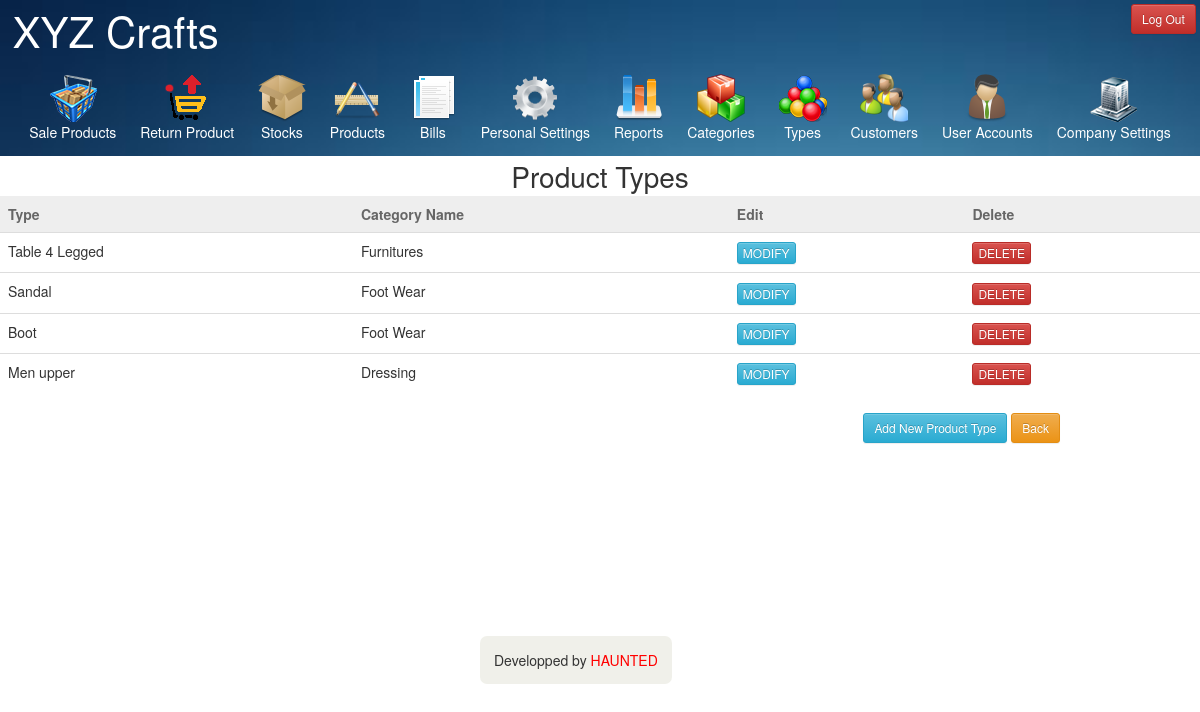
Page /types.php (signed in) on the committed database.
### tables this page shows
CREATE TABLE IF NOT EXISTS `company` (
  `company_id` int(11) NOT NULL AUTO_INCREMENT,
  `company_name` varchar(50) NOT NULL,
  `company_logo` varchar(100) DEFAULT NULL,
  PRIMARY KEY (`company_id`)
);

CREATE TABLE IF NOT EXISTS `types` (
  `type_id` int(11) NOT NULL AUTO_INCREMENT,
  `type_name` varchar(50) NOT NULL,
  `category_id` int(11) NOT NULL,
  PRIMARY KEY (`type_id`)
);

CREATE TABLE IF NOT EXISTS `categories` (
  `category_id` int(11) NOT NULL AUTO_INCREMENT,
  `category_name` varchar(50) NOT NULL,
  PRIMARY KEY (`category_id`)
);

### types.php (the view, shortened to what this page needs)
<?php
	require 'mask.php';
	$sql="SELECT * FROM types";
	$result=mysql_query($sql);
	if(mysql_num_rows($result)){
		echo "
		<div id='tableTitleDiv'>
		Product Types
		</div>
		";
		echo"
		<table class='table table-responsive sortable'>
			<thead>
				<tr>
					<td>Type</td>
					<td>Category Name</td>
					<td>Edit</td>
					<td>Delete</td>
				</tr>
			</thead>
			<tbody>
		";
		while($row=mysql_fetch_array($result)){
			$typeName=$row['type_name'];
			$categoryId=$row['category_id'];
			$id=$row['type_id'];
			$sql2="SELECT category_name FROM categories WHERE category_id='$categoryId'";
			$result2=mysql_query($sql2);
			$row2=mysql_fetch_array($result2);
			$categoryName=$row2['category_name'];
			echo "
				<tr>
					<td>$typeName</td>
					<td>$categoryName</td>
					<td><a class='btn btn-xs btn-info' href='#typeChangeForm' role='button' data-toggle='modal' onClick='setTypeId($id);'>MODIFY</a></td>
					<td><input type='button' value='DELETE' onclick='deleteType($id);' class='btn btn-danger btn-xs'></td>
				</tr>
			";
		}
		echo"
			</tbody>
		</table>
		";
	}
?>
<!DOCTYPE html>
<html>
<head>
</head>
<body>
	<div id="tableButtons">
		<form action="<?php echo htmlspecialchars($_SERVER["PHP_SELF"]);?>" method="post">
			<a class="btn btn-sm btn-info" href="#typeForm" role="button" data-toggle="modal" id="createNewTypeButton">Add New Product Type</a>
			<a href="javascript:history.back()" class="btn btn-warning btn-sm">Back</a>
		</form>
	</div>
</body>
</html>

### mask.php (shortened to what this page needs)
<?php
  function showTitle(){
    $sql="SELECT company_name FROM company";
    $result=mysql_query($sql);
    $row=mysql_fetch_array($result);
    $companyName=$row['company_name'];
    echo $companyName;
  }
  function showLogOutButton(){
    if(isset($_SESSION['id'])){
      echo '<input type="button" class="btn btn-sm btn-danger" role="button" id="signOutButton" value="Log Out" onClick="logOut();" /></p>';
    }
  }
?>
<!DOCTYPE html>
<html>
<head>
  <link rel="stylesheet" type="text/css" href="apiFiles/bootstrap.css">
  <link rel="stylesheet" type="text/css" href="apiFiles/bootstrap-theme.css">
  <link rel="stylesheet" type="text/css" href="css/pageStyle.css">
</head>
<body>
  <div id="header">
    <a href="panel.php" id="titleText"><?php showTitle(); ?></a>
    <div id="logOutDiv"><?php showLogOutButton(); ?></div>
  <div id="ribonBar">
  <div id="ribons">
    <a href="sale.php">
      <img src="images/sale.png">
      <div>Sale Products</div>
    </a>
    <a href="returnProduct.php">
      <img src="images/returnProduct.png">
      <div>Return Product</div>
    </a>
    <a href="stocks.php">
      <img src="images/stocks.png">
      <div>Stocks</div>
    </a>
    <a href="products.php">
      <img src="images/products.png">
      <div>Products</div>
    </a>
    <a href="bill.php">
      <img src="images/bills.png">
      <div>Bills</div>
    </a>
    <a href="accountSettings.php">
      <img src="images/accountSettings.png">
      <div>Personal Settings</div>
    </a>
    <?php
      if(isset($_SESSION['id'])){
        $id=$_SESSION['id'];
        $sql="SELECT is_admin FROM accounts WHERE account_id='$id'";
        $result=mysql_query($sql);
        $row=mysql_fetch_array($result);
        if($row['is_admin']==='1'){
          echo'
    <a href="reports.php">
      <img src="images/reports.png">
      <div>Reports</div>
    </a>
    <a href="categories.php" id="categories">
      <img src="images/categories.png">
      <div>Categories</div>
    </a>
    <a href="types.php">
      <img src="images/types.png">
      <div>Types</div>
    </a>
    <a href="customers.php">
      <img src="images/customers.png">
      <div>Customers</div>
    </a>
    <a href="employees.php">
      <img src="images/employees.png">
      <div>User Accounts</div>
    </a>
    <a href="companySettings.php">
      <img src="images/company.png">
      <div>Company Settings</div>
    </a>
          ';
        }else if($row['is_admin']==='2'){
          echo'
    <a href="reports.php">
      <img src="images/reports.png">
      <div>Reports</div>
    </a>
    <a href="categories.php" id="categories">
      <img src="images/categories.png">
      <div>Categories</div>
    </a>
    <a href="types.php">
      <img src="images/types.png">
      <div>Types</div>
    </a>
    <a href="customers.php">
      <img src="images/customers.png">
      <div>Customers</div>
    </a>
    <a href="employees.php">
      <img src="images/employees.png">
      <div>User Accounts</div>
    </a>
          ';
        }else if($row['is_admin']==='3'){
          echo'
    <a href="reports.php">
      <img src="images/reports.png">
      <div>Reports</div>
    </a>
    <a href="categories.php" id="categories">
      <img src="images/categories.png">
      <div>Categories</div>
    </a>
    <a href="types.php">
      <img src="images/types.png">
      <div>Types</div>
    </a>
    <a href="customers.php">
      <img src="images/customers.png">
      <div>Customers</div>
    </a>
          ';
        }
      }
    ?>
  </div>
  </div>
  </div>
  <div id="footerDiv">
    Developped by <span id="footerSpan">HAUNTED</span>
  </div>
</body>
</html>

### css/pageStyle.css (style rules this page uses)
table.sortable thead { background-color:#eee; color:#666666; font-weight: bold; cursor: default; }
#header { width: 100%; height: auto; background-image: url('../images/blueBack2.JPG'); background-size: 100%; }
#titleText { text-decoration: none; color: white; font-size: 3em; padding: 0.3em; }
#logOutDiv { float: right; padding: 0.3em; }
#ribons { text-align:center; }
#ribons a { margin:0px 10px; display:inline-block; text-decoration:none; color:white; }
#ribonBar { padding: 1em; }
#tableTitleDiv { font-size: 2em; text-align: center; }
#tableButtons { float: right; margin-right: 10em; }
#footerDiv { position: fixed; z-index: -10; margin:40% 0 0 40%; background-color: rgba(180,180,150,0.2); padding: 1em; border-radius: 0.5em; }
#footerSpan { color: red; }

### rows in the picture
company: company_name "XYZ Crafts"
types: type_name "Table 4 Legged", category.category_name "Furnitures"
types: type_name "Sandal", category.category_name "Foot Wear"
types: type_name "Boot", category.category_name "Foot Wear"
types: type_name "Men upper", category.category_name "Dressing"
